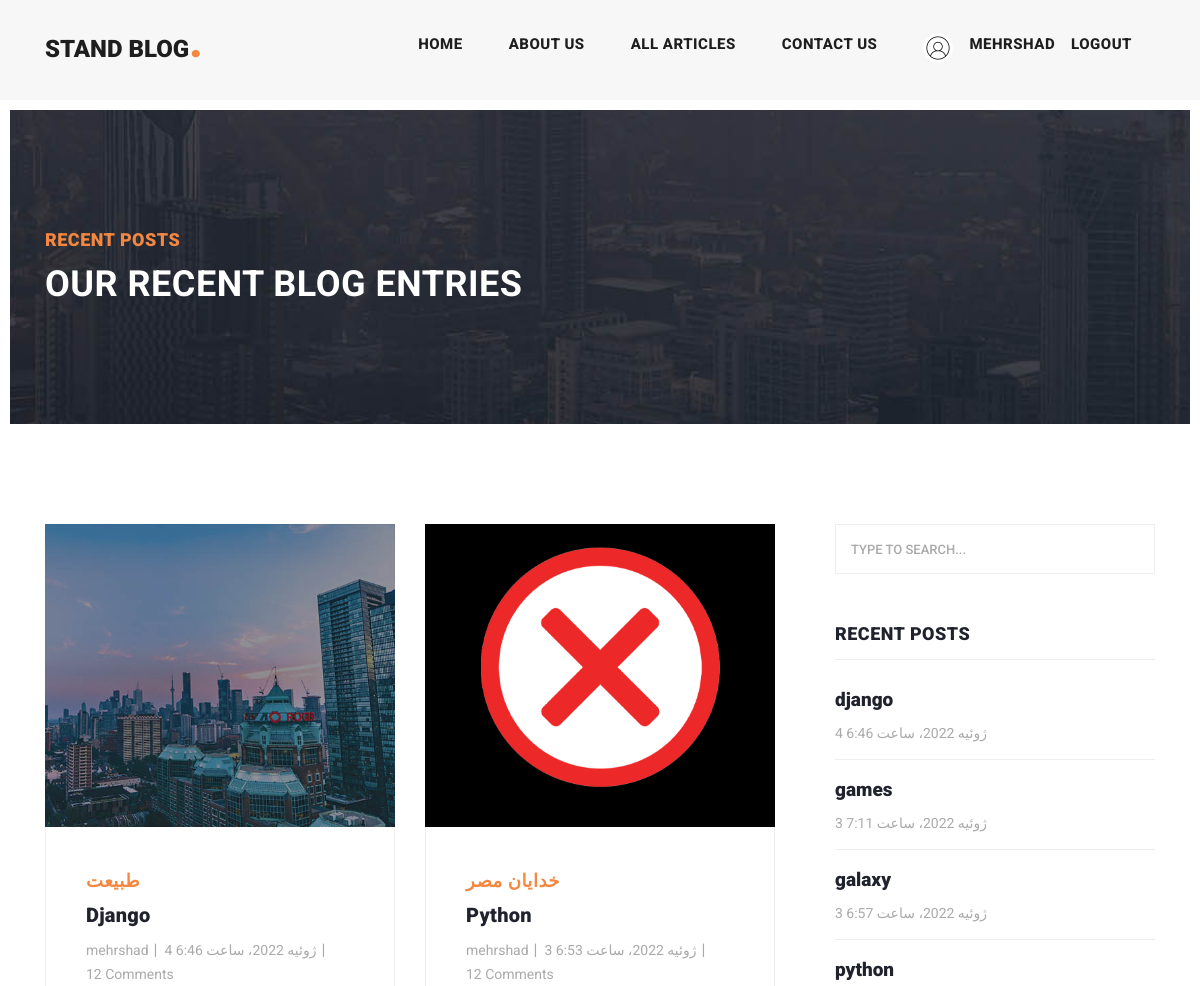
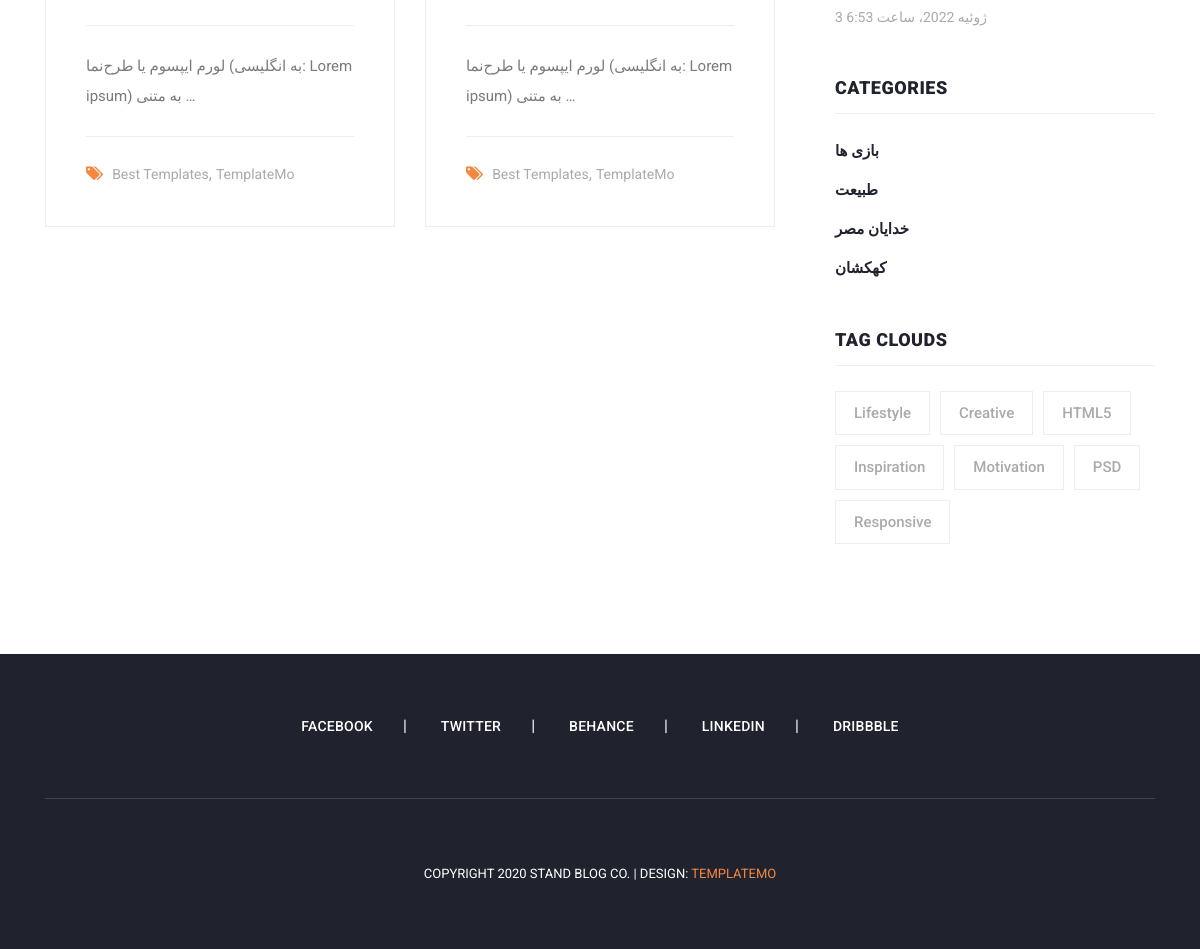
/articles/category/4 (signed in), run on the app's committed database (2 pictures, top to bottom).
### blog/models.py (models this page shows, shortened)
class Article(models.Model):
    author = models.ForeignKey(User, on_delete=models.CASCADE, related_name="articles", verbose_name="نویسنده ی مقاله")
    category = models.ManyToManyField(Category, related_name="artilces", verbose_name="دسته بندی")
    title = models.CharField(max_length=70, verbose_name="عنوان")
    body = models.TextField(verbose_name="بدنه")
    image = models.ImageField(upload_to="images/articles", blank=True, null=True, verbose_name="عکس")
    created = models.DateTimeField(auto_now_add=True)
    updated = models.DateTimeField(auto_now=True)
    status = models.BooleanField(default=True, verbose_name="وضعیت")
    published = models.BooleanField(default=True, verbose_name="منتشر شده")
    slug = models.SlugField(blank=True, unique=True, verbose_name="ادرس اینترنتی")
    pub_date = models.DateTimeField(default=timezone.now(),  verbose_name="زمان انتشار")
    objects = models.Manager()
    custom_manager = ArticleManager()
    def get_absolute_url(self):
        return reverse('blog:article_detail', kwargs={'slug': self.slug})
    def show_image(self):
        if self.image:
            return format_html(f'<img src="{self.image.url}" width="50px" height="50px">')
        return format_html('<h3 style="color: red">تصویر ندارد</h3>')
    show_image.short_description = " تصویر"
    class Meta:
        ordering = ('-created',)
        verbose_name = "مقاله"
        verbose_name_plural = "مقالات"

class Category(models.Model):
    title = models.CharField(max_length=100, verbose_name="عنوان")
    created = models.DateTimeField(auto_now_add=True, verbose_name="تاریخ ساخت")
    def __str__(self):
        return self.title
    class Meta:
        verbose_name = "دسته بندی"
        verbose_name_plural = "دسته بندی ها"

### blog/views.py (the view)
# urls.py: path('category/<int:pk>', views.category_detail, name="category_detail"),
def category_detail(request, pk=None):
    category = get_object_or_404(Category, id=pk)
    articles = category.artilces.all()
    return render(request, "blog/article_list.html", {'articles': articles})

### context_processors/context_processors.py (called while the page is built)
def recent_articles(request):
    recent_article = Article.objects.order_by('-created')[:4]
    categories = Category.objects.all()
    return {"recent_article": recent_article, "categories": categories}

### blog/templates/blog/article_list.html (shortened to what this page needs)
{% extends "base.html" %}
{% load static %}
{% block content %}
    <div class="heading-page header-text">
        <section class="page-heading">
            <div class="container">
                <div class="row">
                    <div class="col-lg-12">
                        <div class="text-content">
                            <h4>Recent Posts</h4>
                            <h2>Our Recent Blog Entries</h2>
                        </div>
                    </div>
                </div>
            </div>
        </section>
    </div>
    <section class="blog-posts grid-system">
        <div class="container">
            <div class="row">
                <div class="col-lg-8">
                    <div class="all-blog-posts">
                        <div class="row">
                            {% for article in articles %}
                                <div class="col-lg-6">
                                    <div class="blog-post">
                                        <div class="blog-thumb">
                                            {% if article.image %}
                                                <img src="{{ article.image.url }}" alt="{{ article.title }}">
                                            {% else %}
                                                <img src="{% static "images/icons/false-gfca56efa7_1281111.png" %}"
                                                     alt="">
                                            {% endif %}
                                        </div>
                                        <div class="down-content">
                                            <span>{{ article.category.all.first }}</span>
                                            <a href="{{ article.get_absolute_url }}"><h4>{{ article.title }}</h4></a>
                                            <ul class="post-info">
                                                <li><a href="#">{{ article.author.get_full_name }}</a></li>
                                                <li><a href="#">{{ article.created }}</a></li>
                                                <li><a href="#">12 Comments</a></li>
                                            </ul>
                                            <p>{{ article.body|truncatewords:10 }}</p>
                                            <div class="post-options">
                                                <div class="row">
                                                    <div class="col-lg-12">
                                                        <ul class="post-tags">
                                                            <li><i class="fa fa-tags"></i></li>
                                                            <li><a href="#">Best Templates</a>,</li>
                                                            <li><a href="#">TemplateMo</a></li>
                                                        </ul>
                                                    </div>
                                                </div>
                                            </div>
                                        </div>
                                    </div>
                                </div>
                            {% endfor %}
                            <div class="col-lg-12">
                            </div>
                        </div>
                    </div>
                </div>
                {% include "includes/sidebar.html" %}
            </div>
        </div>
    </section>
{% endblock %}

### templates/includes/header.html (shortened to what this page needs)
{% load static %}
<header class="">
    <nav class="navbar navbar-expand-lg">
        <div class="container">
            <a class="navbar-brand" href="{% url "home_app:home" %}"><h2>Stand Blog<em>.</em></h2></a>
            <div class="collapse navbar-collapse" id="navbarResponsive">
                <ul class="navbar-nav ml-auto">
                    <li class="nav-item {% if request.resolver_match.url_name == 'home' %}active{% endif %}">
                        <a class="nav-link" href="{% url "home_app:home" %}">Home
                        </a>
                    </li>
                    <li class="nav-item">
                        <a class="nav-link" href="{% url "about_us:about" %}">About Us</a>
                    </li>
                    <li class="nav-item {% if request.resolver_match.url_name == 'articles_list' %}active {% endif %}">
                        <a class="nav-link" href="{% url "blog:articles_list" %}">All Articles</a>
                    </li>
                    <li class="nav-item">
                        <a class="nav-link" href="{% url 'blog:contact_us' %}">Contact Us</a>
                    </li>
                    <li class="nav-item">
                        {% if request.user.is_authenticated %}
                            <div class="d-flex">
                                {% if request.user.first_name %}
                                    {% if user.profile.image %}
                                        <span><img src="{{ user.profile.image.url }}" width="25px" height="25px"
                                                   style="border-radius: 100%" alt=""></span>
                                    {% else %}
                                        <span class="nav-link"><img src="{% static 'images/icons/user-profile-icon-free-vector.png' %}" width="30px" height="30px" style="border-radius: 100%" alt=""></span>
                                    {% endif %}
                                    <a class="nav-link"
                                       href="{% url "account:edit" %}">{{ request.user.first_name }} {{ request.user.last_name }}</a>
                                {% else %}
                                    <a class="nav-link"
                                       href="{% url "account:edit" %}">{{ request.user.username }}</a>
                                {% endif %}
                                <a  class="nav-link " href="{% url 'account:logout' %}"> logout</a>
                            </div>
                        {% else %}
                            <div class="d-flex">
                                <a class="nav-link" href="{% url 'account:login' %}">login</a><span
                                    class="mt-2">/</span>
                                <a class="nav-link" href="{% url 'account:register' %}">register</a>
                            </div>
                        {% endif %}
                    </li>
                </ul>
            </div>
        </div>
    </nav>
</header>

### templates/includes/sidebar.html
<div class="col-lg-4">
    <div class="sidebar">
        <div class="row">
            <div class="col-lg-12">
                <div class="sidebar-item search">
                    <form id="search_form" name="gs" method="GET" action="{% url "blog:search_articles" %}">
                        <input type="text" name="q" class="searchText" placeholder="type to search..."
                               autocomplete="on">
                    </form>
                </div>
            </div>
            <div class="col-lg-12">
                <div class="sidebar-item recent-posts">
                    <div class="sidebar-heading">
                        <h2>Recent Posts</h2>
                    </div>
                    <div class="content">
                        <ul>
                            {% for recent in recent_article %}
                                <li><a href="{{ recent.get_absolute_url }}">
                                    <h5>{{ recent.title }}</h5>
                                    <span>{{ recent.created }}</span>
                                </a></li>
                            {% endfor %}
                        </ul>
                    </div>
                </div>
            </div>
            <div class="col-lg-12">
                <div class="sidebar-item categories">
                    <div class="sidebar-heading">
                        <h2>Categories</h2>
                    </div>
                    <div class="content">
                        <ul>
                            {% for cat in categories %}
                                <li><a href="{% url "blog:category_detail" cat.id %}">{{ cat.title }}</a></li>
                            {% endfor %}
                        </ul>
                    </div>
                </div>
            </div>
            <div class="col-lg-12">
                <div class="sidebar-item tags">
                    <div class="sidebar-heading">
                        <h2>Tag Clouds</h2>
                    </div>
                    <div class="content">
                        <ul>
                            <li><a href="#">Lifestyle</a></li>
                            <li><a href="#">Creative</a></li>
                            <li><a href="#">HTML5</a></li>
                            <li><a href="#">Inspiration</a></li>
                            <li><a href="#">Motivation</a></li>
                            <li><a href="#">PSD</a></li>
                            <li><a href="#">Responsive</a></li>
                        </ul>
                    </div>
                </div>
            </div>
        </div>
    </div>
</div>

### data on the page
Article: image (picture), category.all.first "طبیعت", title "Django", author.get_full_name "mehrshad", created "4 ژوئیه 2022، ساعت 6:46", body "لورم ایپسوم یا طرح‌نما (به انگلیسی: Lorem ipsum) به متنی …", title "django"
Article: category.all.first "خدایان مصر", title "Python", author.get_full_name "mehrshad", created "3 ژوئیه 2022، ساعت 6:53", body "لورم ایپسوم یا طرح‌نما (به انگلیسی: Lorem ipsum) به متنی …", title "python"
Article: title "games", created "3 ژوئیه 2022، ساعت 7:11"
Article: title "galaxy", created "3 ژوئیه 2022، ساعت 6:57"
Category: title "بازی ها"
Category: title "طبیعت"
Category: title "خدایان مصر"
Category: title "کهکشان"

### other printed values
{{ request.user.first_name }} "MEHRSHAD"
